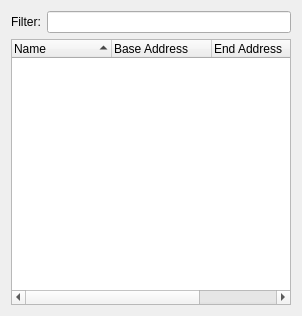
<?xml version="1.0" encoding="UTF-8"?>
<ui version="4.0">
 <class>ModulesWidget</class>
 <widget class="QWidget" name="ModulesWidget">
  <property name="geometry">
   <rect>
    <x>0</x>
    <y>0</y>
    <width>302</width>
    <height>316</height>
   </rect>
  </property>
  <property name="windowTitle">
   <string>Form</string>
  </property>
  <layout class="QGridLayout" name="gridLayout">
   <item row="0" column="0">
    <layout class="QHBoxLayout" name="horizontalLayout">
     <item>
      <widget class="QLabel" name="label">
       <property name="text">
        <string>Filter:</string>
       </property>
      </widget>
     </item>
     <item>
      <widget class="QLineEdit" name="lineEdit">
       <property name="clearButtonEnabled">
        <bool>true</bool>
       </property>
      </widget>
     </item>
    </layout>
   </item>
   <item row="1" column="0">
    <widget class="QTreeWidget" name="treeWidget">
     <property name="focusPolicy">
      <enum>Qt::NoFocus</enum>
     </property>
     <property name="editTriggers">
      <set>QAbstractItemView::NoEditTriggers</set>
     </property>
     <property name="sortingEnabled">
      <bool>true</bool>
     </property>
     <property name="columnCount">
      <number>4</number>
     </property>
     <column>
      <property name="text">
       <string>Name</string>
      </property>
     </column>
     <column>
      <property name="text">
       <string>Base Address</string>
      </property>
     </column>
     <column>
      <property name="text">
       <string>End Address</string>
      </property>
     </column>
     <column>
      <property name="text">
       <string>Size</string>
      </property>
     </column>
    </widget>
   </item>
  </layout>
 </widget>
 <resources/>
 <connections/>
</ui>
